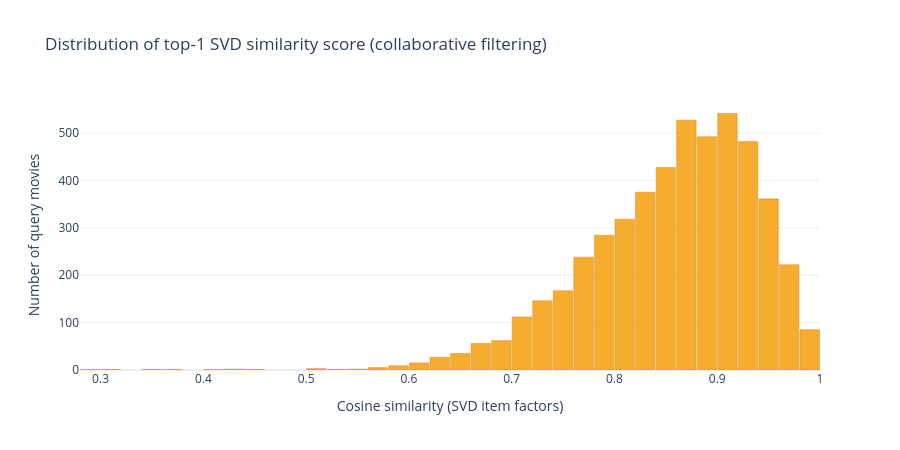

Notebook cell for this chart:
### Markdown cell above
## 5) SVD score distribution

Distribution of cosine similarity scores (SVD item factors, rank=1) across all query movies.
Compared to content-based similarity, SVD scores capture behavioral co-occurrence patterns.

### Code cell
top1_scores = svd_recs_pl.filter(pl.col('rank') == 1)['svd_score'].to_list()

fig_svd_dist = go.Figure()
fig_svd_dist.add_trace(go.Histogram(
    x=top1_scores,
    nbinsx=60,
    marker_color='#f59e0b',
    marker_line_color='#d97706',
    marker_line_width=0.5,
    opacity=0.85,
    name='Top-1 SVD score',
))
fig_svd_dist.update_layout(
    title='Distribution of top-1 SVD similarity score (collaborative filtering)',
    xaxis_title='Cosine similarity (SVD item factors)',
    yaxis_title='Number of query movies',
    height=450,
    template='plotly_white',
    bargap=0.05,
)
fig_svd_dist.write_html(ARTIFACTS_DIR / 'week10_svd_score_dist.html')
fig_svd_dist.write_image(ARTIFACTS_DIR / 'week10_svd_score_dist.png', scale=2)
fig_svd_dist.show()

### Figure 1 — Plotly figure (JSON) as saved in the notebook; plotly's stock layout.template omitted (floating-point values rounded to 4 significant figures; data arrays with more than 128 entries replaced by an {"elided": "..."} marker saying what was removed)
{"data": [{"marker": {"color": "#f59e0b", "line": {"color": "#d97706", "width": 0.5}}, "name": "Top-1 SVD score", "nbinsx": 60, "opacity": 0.85, "type": "histogram", "x": {"elided": "5000 float values"}}], "layout": {"bargap": 0.05, "height": 450, "title": {"text": "Distribution of top-1 SVD similarity score (collaborative filtering)"}, "xaxis": {"title": {"text": "Cosine similarity (SVD item factors)"}}, "yaxis": {"title": {"text": "Number of query movies"}}}}
